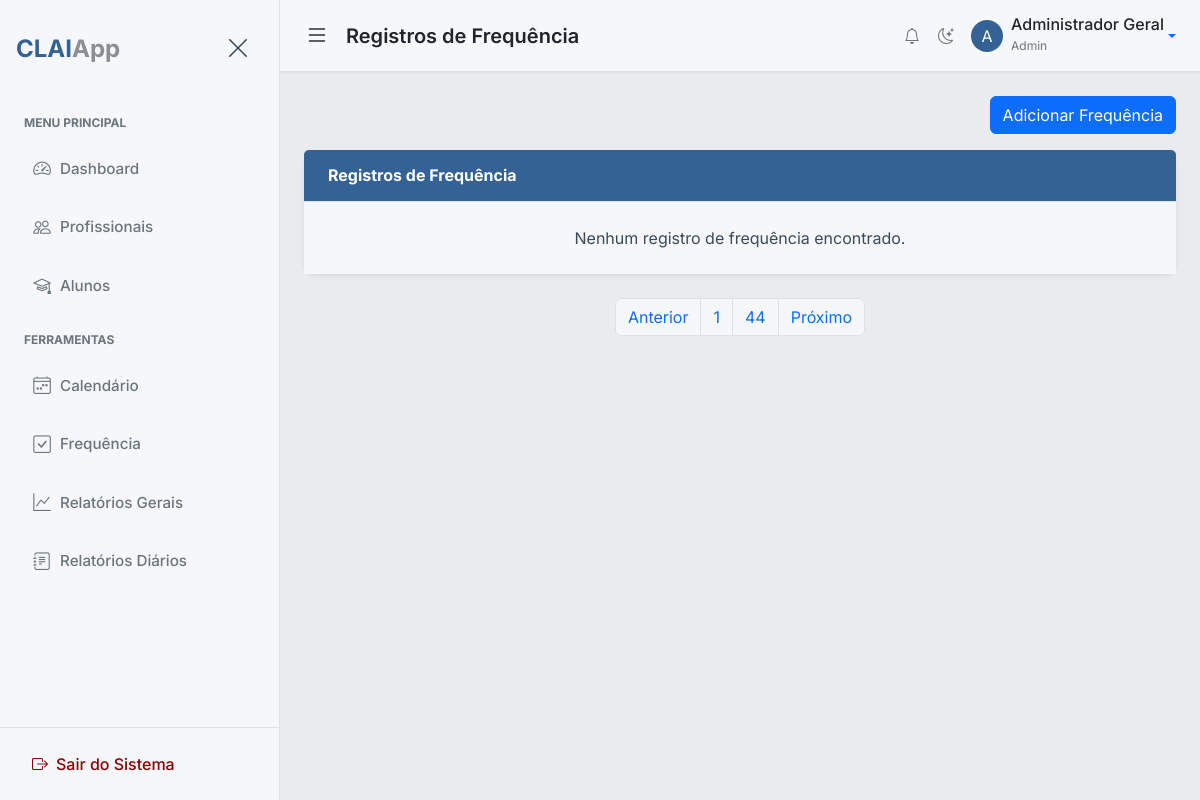
/attendance?page=132 (signed in), run on an earlier commit of the app's database.
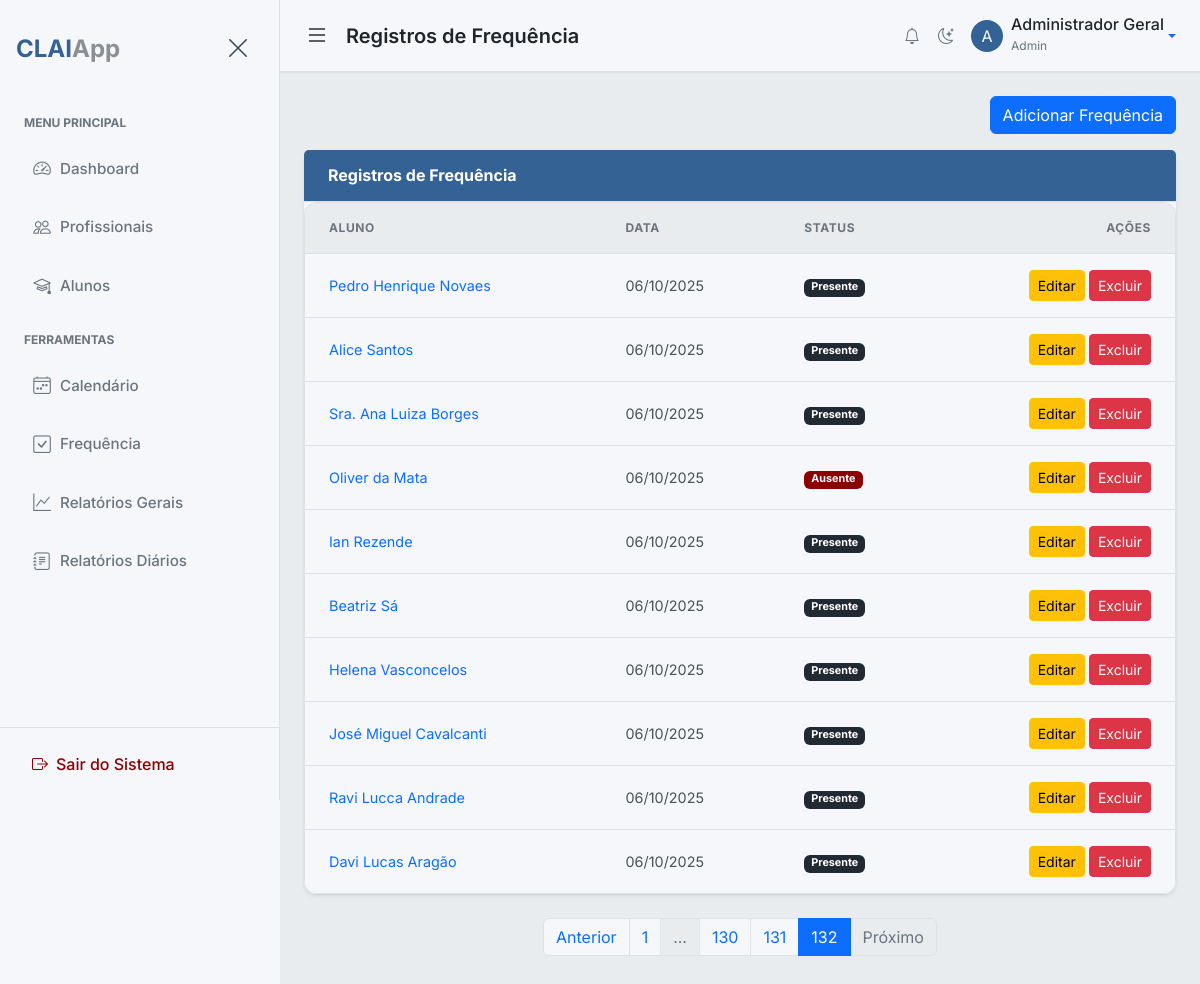
And on a later commit of the database.
### app/models.py (models this page shows, shortened)
class BaseModel(Model):
    class Meta:
        database = db

class User(UserMixin, BaseModel):
    username = CharField(unique=True)
    email = CharField(unique=True)
    password = CharField()
    name = CharField()
    profile_picture = CharField(default='default_profile.png')
    role = CharField(default='pedagogue')  # 'admin', 'pedagogue'
    class Meta:
        table_name = 'users'

class Attendance(BaseModel):
    student = ForeignKeyField(Student, backref='attendance_records')
    date = DateField(default=datetime.date.today)
    status = CharField(default='present')  # 'present', 'absent', 'justified_absent'
    class Meta:
        table_name = 'attendance'

class Student(BaseModel):
    name = CharField()
    matricula = CharField(unique=True)
    dob = DateField()  # Date of Birth
    cid = CharField(null=True)  # International Classification of Diseases
    email = CharField(null=True)
    phone = CharField(null=True)
    grade = CharField(null=True)  # Turma
    course = CharField(null=True)
    responsible_name = CharField(null=True)
    responsible_phone = CharField(null=True)
    responsible_email = CharField(null=True)
    responsible_cpf = CharField(null=True) # Responsible CPF field added
    pedagogue = ForeignKeyField(User, backref='students', null=True)  # Assign a primary pedagogue
    student_picture = CharField(default='default_student.png')
    specific_needs_description = TextField(null=True)  # New field for RF05
    class Meta:
        table_name = 'students'

### app/routes.py (the view)
@bp.route('/attendance')
@login_required
def list_attendance():
    page = request.args.get('page', 1, type=int)
    per_page = Config.PAGINATION_PER_PAGE
    if current_user.role == 'admin':
        attendance_query = Attendance.select().order_by(Attendance.date.desc())
    else:
        pedagogue_students = Student.select().where(Student.pedagogue == current_user)
        attendance_query = Attendance.select().where(
            Attendance.student.in_(pedagogue_students)
        ).order_by(Attendance.date.desc())
    total_attendance_records = attendance_query.count()
    total_pages = (total_attendance_records + per_page - 1) // per_page
    attendance_records = attendance_query.paginate(page, per_page)
    paginator = {
        'page': page,
        'total_pages': total_pages,
        'route': 'main.list_attendance',
        'args': {}
    }
    return render_template(
        'attendance/list_attendance.html',
        title='Registros de Frequência',
        attendance_records=attendance_records,
        paginator=paginator
    )

### app/templates/attendance/list_attendance.html (shortened to what this page needs)
{% extends "base.html" %}
{% block page_heading %}
<h1 class="h5 m-0 fw-semibold text-body">{{ title }}</h1>
{% endblock %}
{% block content %}
<div class="d-flex justify-content-end mb-3">
    <a href="{{ url_for('main.add_attendance') }}" class="btn btn-primary">
        Adicionar Frequência
    </a>
</div>
<div class="card shadow-sm border-0">
    <div class="card-header bg-primary text-white py-3">
        <h6 class="mb-0 fw-bold">Registros de Frequência</h6>
    </div>
    <div class="card-body p-0">
        {% if attendance_records %}
        <div class="table-responsive">
            <table class="table table-hover table-sm mb-0">
                <thead>
                    <tr>
                        <th scope="col" class="py-3 px-4">Aluno</th>
                        <th scope="col" class="py-3 px-4">Data</th>
                        <th scope="col" class="py-3 px-4">Status</th>
                        <th scope="col" class="py-3 px-4 text-end">Ações</th>
                    </tr>
                </thead>
                <tbody>
                    {% for record in attendance_records %}
                    <tr>
                        <td class="py-3 px-4">
                            <a href="{{ url_for('main.student_detail', student_id=record.student.id) }}" class="text-decoration-none">
                                {{ record.student.name }}
                            </a>
                        </td>
                        <td class="py-3 px-4">{{ record.date.strftime('%d/%m/%Y') }}</td>
                        <td class="py-3 px-4">
                            {% if record.status == 'present' %}
                                <span class="badge text-bg-success">Presente</span>
                            {% elif record.status == 'absent' %}
                                <span class="badge text-bg-danger">Ausente</span>
                            {% elif record.status == 'justified_absent' %}
                                <span class="badge text-bg-warning">Ausência Justificada</span>
                            {% endif %}
                        </td>
                        <td class="py-3 px-4 text-end">
                            <a href="{{ url_for('main.edit_attendance', attendance_id=record.id) }}" class="btn btn-sm btn-warning">Editar</a>
                            <form action="{{ url_for('main.delete_attendance', attendance_id=record.id) }}" method="POST" style="display:inline;">
                                <button type="submit" class="btn btn-sm btn-danger" onclick="return confirm('Tem certeza que deseja excluir este registro de frequência?');">Excluir</button>
                            </form>
                        </td>
                    </tr>
                    {% endfor %}
                </tbody>
            </table>
        </div>
        {% else %}
        <div class="alert alert-info border-0 rounded-0 mb-0 py-4 text-center">
            Nenhum registro de frequência encontrado.
        </div>
        {% endif %}
    </div>
</div>
{% endblock %}

### app/templates/base.html (shortened to what this page needs)
{% from "macros/pagination_macros.html" import render_pagination %}
<!DOCTYPE html>
<html lang="pt-br" data-bs-theme="light"{% block html_attribs %}{% endblock %}>
<head>
    <link href="https://cdn.jsdelivr.net/npm/bootstrap@5.3.8/dist/css/bootstrap.min.css" rel="stylesheet"
>
    <link rel="stylesheet" href="https://cdn.jsdelivr.net/npm/bootstrap-icons@1.11.1/font/bootstrap-icons.css">
    <link href='https://cdn.jsdelivr.net/npm/fullcalendar@6.1.19/main.min.css' rel='stylesheet' />
    <link rel="stylesheet" href="https://cdnjs.cloudflare.com/ajax/libs/font-awesome/6.5.1/css/all.min.css" />
    <link rel="stylesheet" href="{{ url_for('static', filename='css/style.css') }}">
    <link rel="stylesheet" href="{{ url_for('static', filename='css/print.css') }}" media="print">
    <link rel="stylesheet" href="https://cdn.jsdelivr.net/npm/pace-js@latest/pace-theme-default.min.css">
    <link rel="stylesheet" href="https://cdnjs.cloudflare.com/ajax/libs/animate.css/4.1.1/animate.min.css"/>
</head>
<body class="d-flex" id="wrapper"{% block body_attribs %}{% endblock %}>
    {% block body %}
    <div id="sidebar-wrapper">
        <div class="sidebar-heading d-flex justify-content-between align-items-center py-4 px-3">
            <div class="fw-bold fs-4 text-primary tracking-tight">
                {{ config.APP_BASE_NAME }}<span class="text-body text-opacity-50">{{ config.APP_SUFFIX }}</span>
            </div>
            <button class="btn btn-link text-secondary" id="sidebar-close">
                <i class="bi bi-x-lg fs-4"></i>
            </button>
        </div>
        <div class="list-group list-group-flush my-3">
            <small class="text-uppercase text-muted fw-bold px-4 mb-2" style="font-size: 0.75rem;">Menu
                Principal</small>
            <a href="{{ url_for('main.dashboard') }}"
                class="list-group-item list-group-item-action {% if request.endpoint == 'main.dashboard' %}active{% endif %}">
                <i class="bi bi-speedometer2 me-2"></i>Dashboard
            </a>
            {% if current_user.is_authenticated and current_user.role == 'admin' %}
            <a href="{{ url_for('main.list_users') }}"
                class="list-group-item list-group-item-action {% if request.endpoint == 'main.list_users' %}active{% endif %}">
                <i class="bi bi-people me-2"></i>Profissionais
            </a>
            {% endif %}
            <a href="{{ url_for('main.list_students') }}"
                class="list-group-item list-group-item-action {% if request.endpoint == 'main.list_students' %}active{% endif %}">
                <i class="bi bi-mortarboard me-2"></i>Alunos
            </a>
            <small class="text-uppercase text-muted fw-bold px-4 mb-2 mt-3"
                style="font-size: 0.75rem;">Ferramentas</small>
            <a href="{{ url_for('main.calendar') }}"
                class="list-group-item list-group-item-action {% if request.endpoint == 'main.calendar' %}active{% endif %}">
                <i class="bi bi-calendar4-week me-2"></i>Calendário
            </a>
            <a href="{{ url_for('main.mark_attendance') }}"
                class="list-group-item list-group-item-action {% if request.endpoint == 'main.mark_attendance' %}active{% endif %}">
                <i class="bi bi-check-square me-2"></i>Frequência
            </a>
            <a href="{{ url_for('main.list_general_reports') }}"
                class="list-group-item list-group-item-action {% if request.endpoint == 'main.list_general_reports' %}active{% endif %}">
                <i class="bi bi-graph-up me-2"></i>Relatórios Gerais
            </a>
            <a href="{{ url_for('main.list_daily_reports') }}"
                class="list-group-item list-group-item-action {% if 'daily_report' in request.endpoint %}active{% endif %}">
                <i class="bi bi-journal-text me-2"></i>Relatórios Diários
            </a>
        </div>
        <div class="mt-auto p-3 border-top">
            <a href="{{ url_for('main.logout') }}"
                class="d-flex align-items-center text-decoration-none text-danger px-3 py-2 rounded hover-bg-light">
                <i class="bi bi-box-arrow-right me-2"></i>
                <span class="fw-medium">Sair do Sistema</span>
            </a>
        </div>
    </div>
    <div id="page-content-wrapper">
        <nav class="navbar navbar-expand-lg main-navbar px-4">
            <div class="d-flex align-items-center w-100">
                <button class="btn btn-link text-body p-0 me-3" id="menu-toggle">
                    <i class="bi bi-list fs-4"></i>
                </button>
                <h1 class="h5 m-0 fw-semibold text-body">{% block page_heading %}Visão Geral{% endblock %}</h1>
                <div class="ms-auto d-flex align-items-center gap-3">
                    {% if current_user.is_authenticated %}
                    <a href="{{ url_for('main.list_notifications') }}" class="btn btn-link text-body-secondary p-0 position-relative" title="Notificações">
                        <i class="bi bi-bell"></i>
                    </a>
                    {% endif %}
                    <button class="btn btn-link text-body-secondary p-0" id="theme-toggle" title="Alternar Tema">
                        <i class="bi bi-moon-stars"></i>
                    </button>
                    <div class="dropdown">
                        <a class="d-flex align-items-center text-decoration-none dropdown-toggle" href="#" role="button"
                            data-bs-toggle="dropdown" aria-expanded="false">
                            <div class="avatar bg-primary text-white rounded-circle d-flex align-items-center justify-content-center me-2"
                                style="width: 32px; height: 32px;">
                                {% if current_user.is_authenticated %}
                                {{ current_user.name[0] | upper }}
                                {% else %}
                                <i class="bi bi-person"></i>
                                {% endif %}
                            </div>
                            <div class="d-none d-md-block">
                                {% if current_user.is_authenticated %}
                                <span class="fw-medium text-body d-block" style="line-height: 1;">{{
                                    current_user.name }}</span>
                                <small class="text-muted" style="font-size: 0.75rem;">{{ current_user.role |
                                    capitalize }}</small>
                                {% else %}
                                <span class="fw-medium text-body d-block" style="line-height: 1;">Convidado</span>
                                <small class="text-muted" style="font-size: 0.75rem;">Não Autenticado</small>
                                {% endif %}
                            </div>
                        </a>
                    </div>
                </div>
            </div>
        </nav>
        <main class="container-fluid px-4 py-4 animate__animated animate__fadeIn">
            {% block content %}{% endblock %}
            {% block pagination %}
            {% if paginator %}
                {{ render_pagination(paginator) }}
            {% endif %}
            {% endblock %}
        </main>
    </div>
    {% endblock %}
</body>
</html>

### app/templates/macros/pagination_macros.html
{% macro render_pagination(paginator) %}
  {% if paginator.total_pages > 1 %}
  <nav aria-label="Navegação de página">
    <ul class="pagination justify-content-center">
      {% set window = 2 %}
      <li class="page-item {% if paginator.page == 1 %}disabled{% endif %}">
        <a class="page-link" href="{{ url_for(paginator.route, page=paginator.page - 1, **paginator.args) }}" tabindex="-1">Anterior</a>
      </li>
      {% for p in range(1, paginator.total_pages + 1) %}
        {% if p == 1 or p == paginator.total_pages or (p >= paginator.page - window and p <= paginator.page + window) %}
          <li class="page-item {% if p == paginator.page %}active{% endif %}">
            <a class="page-link" href="{{ url_for(paginator.route, page=p, **paginator.args) }}">{{ p }}</a>
          </li>
        {% elif p == paginator.page - window - 1 or p == paginator.page + window + 1 %}
          <li class="page-item disabled">
            <span class="page-link">...</span>
          </li>
        {% endif %}
      {% endfor %}
      <li class="page-item {% if paginator.page == paginator.total_pages %}disabled{% endif %}">
        <a class="page-link" href="{{ url_for(paginator.route, page=paginator.page + 1, **paginator.args) }}">Próximo</a>
      </li>
    </ul>
  </nav>
  {% endif %}
{% endmacro %}

What changed in the data, as far as the page shows it:
added Attendance: student.name "Pedro Henrique Novaes", date "06/10/2025", status "Presente"
added Attendance: student.name "Alice Santos", date "06/10/2025", status "Presente"
added Attendance: student.name "Sra. Ana Luiza Borges", date "06/10/2025", status "Presente"
added Attendance: student.name "Oliver da Mata", date "06/10/2025", status "Ausente"
added Attendance: student.name "Ian Rezende", date "06/10/2025", status "Presente"
added Attendance: student.name "Beatriz Sá", date "06/10/2025", status "Presente"
added Attendance: student.name "Helena Vasconcelos", date "06/10/2025", status "Presente"
added Attendance: student.name "José Miguel Cavalcanti", date "06/10/2025", status "Presente"
added Attendance: student.name "Ravi Lucca Andrade", date "06/10/2025", status "Presente"
added Attendance: student.name "Davi Lucas Aragão", date "06/10/2025", status "Presente"
Also different on the page:
text no longer shown: "Nenhum registro de frequência encontrado."
text now shown: "ALUNO DATA STATUS AÇÕES"
new list line: "130"
new list line: "131"
new list line: "132"
list line gone: "44"
